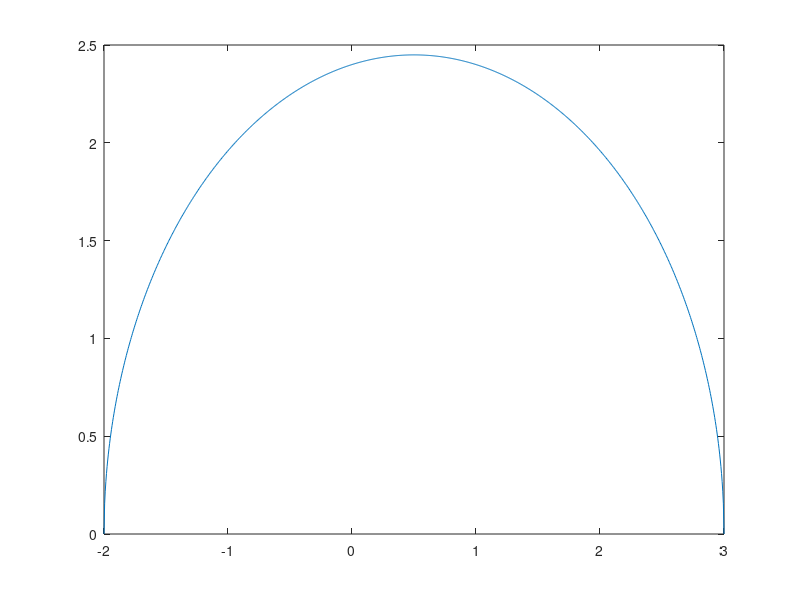

Recreate this plot in MATLAB.
a = 1;
d = 5;
rlow = (d - a)/2;
rhigh = (d + a)/2;
r = rlow:0.001:rhigh;

x = (a^2 - d^2 + 2*r*d)/(2*a);
y = r.*(1 - (a^2 - d^2 + 2*r*d).^2./(4*a^2*r.^2)).^(1/2);

figure; axis equal;
plot(x,y)